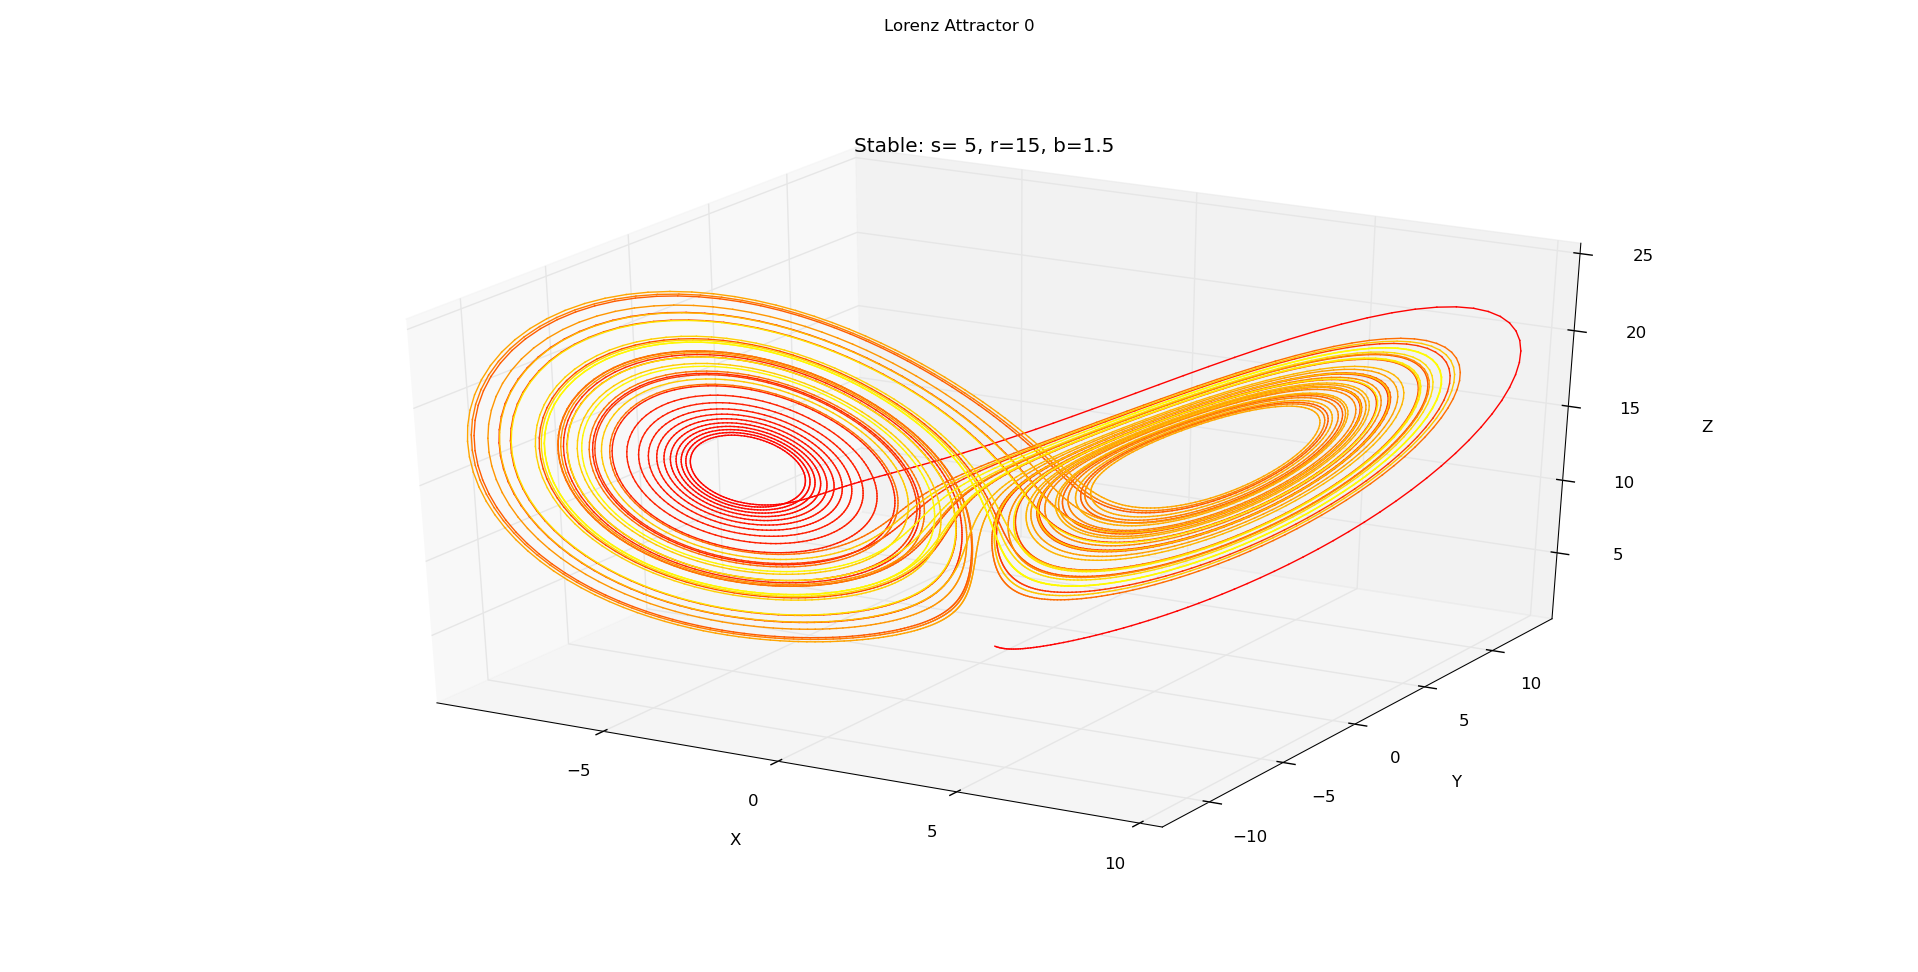

Reproduce this figure in Python.
#Author:Chris Fichman
#Email:chris.fichman@gmail.com
#Program Description: This program provides the method for graphing a 
#Lorenz Attractor.

#References for math: 
#	http://www.physics.emory.edu/faculty/weeks//research/tseries1.html
# 	http://mathworld.wolfram.com/LorenzAttractor.html

from numpy import *
from matplotlib.pyplot import *
from mpl_toolkits.mplot3d import Axes3D


def lorenz(x, y, z, s, r, b) :
    x_dot = s*(y - x)
    y_dot = r*x - y - x*z
    z_dot = x*y - b*z
    return x_dot, y_dot, z_dot
    
dt = 0.01
N = 10000

s = input("Enter value for s: ") #Prandtl Number
r = input("Enter value for r: ") #Rayleigh Number
b = input("Enter value for b: ") #Geometric Factor

s_diff = input("Enter value for s_diff: ")
r_diff = input("Enter value for r_diff: ")
b_diff = input("Enter value for b_diff: ")

s1 = s + s_diff
r1 = r + r_diff
b1 = b + b_diff

if s >= 10 or r >=28 or b >= 2.667:
	msg1 = "Unstable: s= "
else:
	msg1 = "Stable: s= "
	
if s1 >= 10 or r1 >=28 or b1 >= 2.667:
	msg2 = "Unstable: s1= "
else:
	msg2 = "Stable: s1= "
	
# Need one more for the initial values
X = empty((N + 1,))
Y = empty((N + 1,))
Z = empty((N + 1,))
X1 = empty((N + 1,))
Y1 = empty((N + 1,))
Z1 = empty((N + 1,))

# Setting initial values
X[0], Y[0], Z[0] = (0., 1., 1.05)
X1[0], Y1[0], Z1[0] = (0., 1., 1.05)

# Stepping through "time".

for i in range(N) :
    # Derivatives of the X, Y, Z state
    x_dot, y_dot, z_dot = lorenz(X[i], Y[i], Z[i], s, r, b)
    X[i + 1] = X[i] + (x_dot * dt)
    Y[i + 1] = Y[i] + (y_dot * dt)
    Z[i + 1] = Z[i] + (z_dot * dt)

fig1 = figure(1)
ax = fig1.gca(projection='3d')

for i in xrange(N):
    ax.plot(X[i:i+2], Y[i:i+2], Z[i:i+2], color=cm.autumn(255*i/N))

ax.set_xlabel("X")
ax.set_ylabel("Y")
ax.set_zlabel("Z")
ax.set_title(msg1 + str(s) + ", r=" + str(r) + ", b="+ str(b))
fig1.suptitle("Lorenz Attractor 0")


##LORENZ ATTRACTOR 2##
for i in range(N) :
    # Derivatives of the X1, Y1, Z1 state
    x_dot, y_dot, z_dot = lorenz(X1[i], Y1[i], Z1[i], s1, r1, b1)
    X1[i + 1] = X1[i] + (x_dot * dt)
    Y1[i + 1] = Y1[i] + (y_dot * dt)
    Z1[i + 1] = Z1[i] + (z_dot * dt)

fig2 = figure(2)    
bx = fig2.gca(projection='3d')

for i in xrange(N):
    bx.plot(X1[i:i+2], Y1[i:i+2], Z1[i:i+2], color=cm.autumn(255*i/N))

bx.set_xlabel("X1")
bx.set_ylabel("Y1")
bx.set_zlabel("Z1")
bx.set_title(msg2 + str(s1) + ", r1=" + str(r1) + ", b1="+ str(b1))
fig2.suptitle("Lorenz Attractor 1")


fig3 = figure(3)

plot(linspace(0.0, 1000.1, 10001), X1-X, 'r')
plot(linspace(0.0, 1000.1, 10001), Y1-Y, 'b')
plot(linspace(0.0, 1000.1, 10001), Z1-Z, 'y')
fig3.suptitle("Difference in Magnitude in X, Y, and Z directions at each time step")

show()
